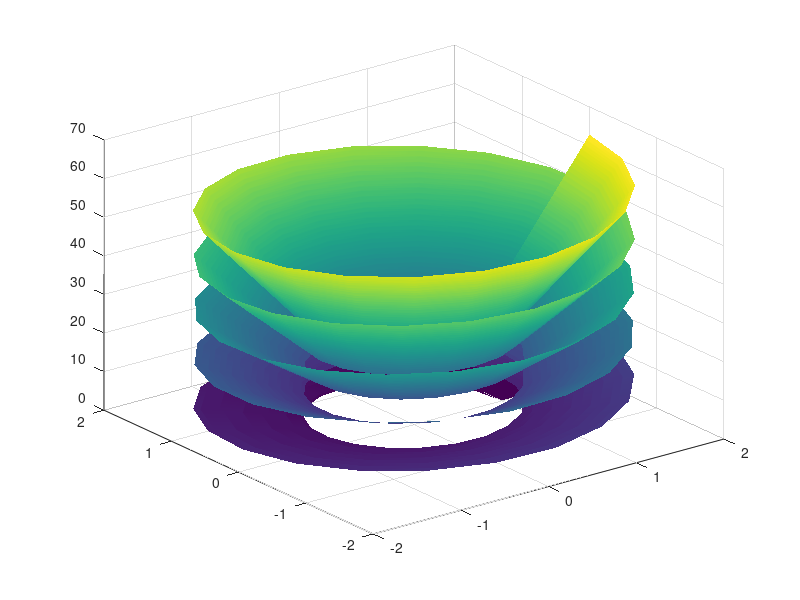

The MATLAB script that drew this image:
x = @(r,phi) r.*cos(phi);
y = @(r,phi) r.*sin(phi);
z = @(r,phi) r.*phi;

R = linspace(1,2)';
PHI = linspace(0,10*pi)';
[R,PHI] = ndgrid(R,PHI);

X = x(R,PHI);
Y = y(R,PHI);
Z = z(R,PHI);

surf(X,Y,Z)
shading interp
